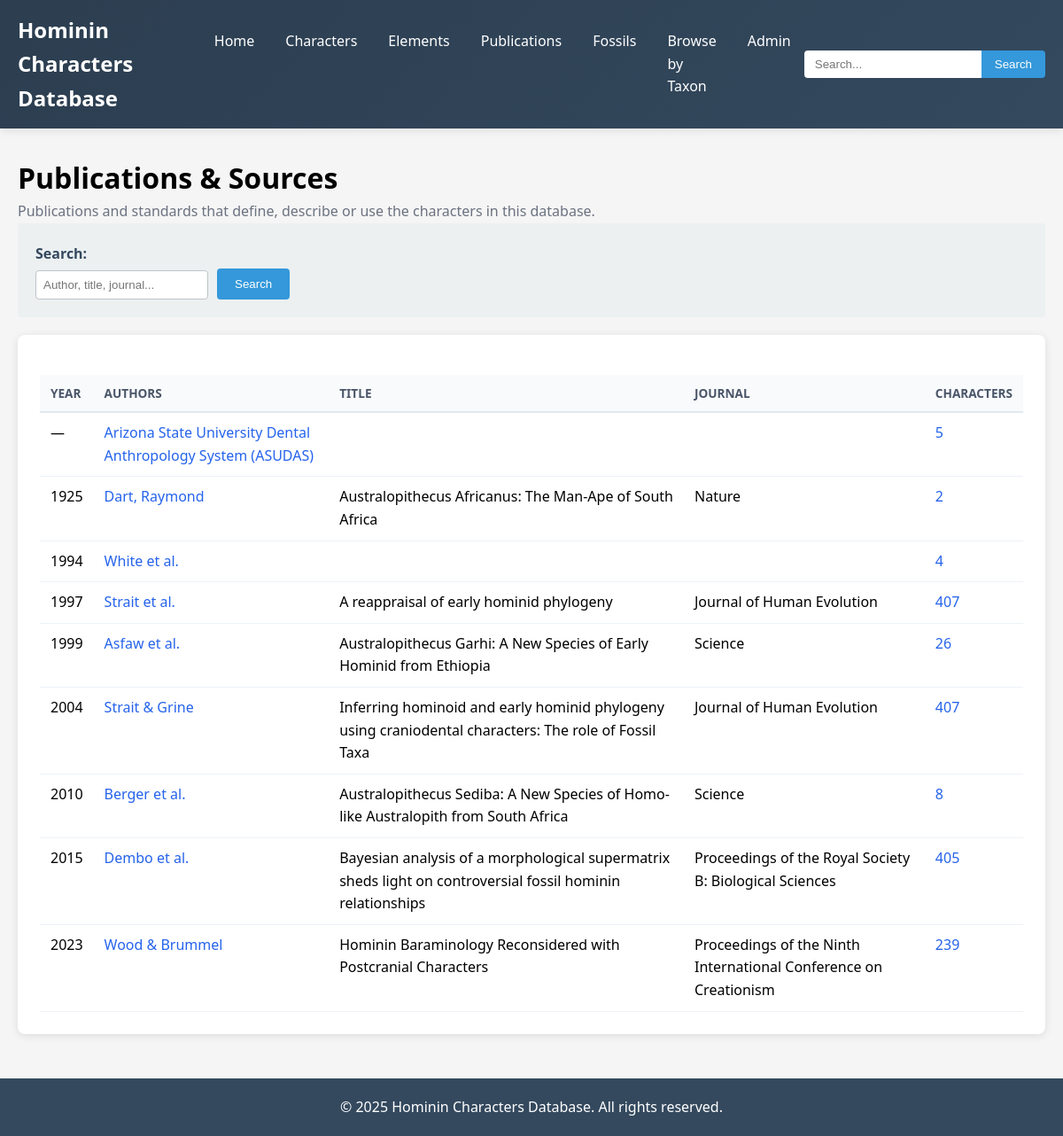
Screenshot of /publications/ with the database file from the repository.
### hcdb/models.py (models this page shows, shortened)
class Publication(models.Model):
    citation_key = models.CharField(max_length=50, unique=True,
                                    help_text="Short unique key, e.g. Strait1997, Dembo2015")
    authors = models.CharField(max_length=500, help_text="Author list, e.g. 'Strait, D.S., Grine, F.E., Moniz, M.A.'")
    year = models.IntegerField(null=True, blank=True)
    title = models.TextField(null=True, blank=True)
    journal = models.CharField(max_length=200, null=True, blank=True, help_text="Journal or book/volume title")
    volume = models.CharField(max_length=20, null=True, blank=True)
    issue = models.CharField(max_length=20, null=True, blank=True)
    pages = models.CharField(max_length=30, null=True, blank=True)
    doi = models.CharField(max_length=100, null=True, blank=True, verbose_name='DOI')
    url = models.URLField(null=True, blank=True, verbose_name='URL')
    notes = models.TextField(null=True, blank=True)
    created_at = models.DateTimeField(auto_now_add=True)
    updated_at = models.DateTimeField(auto_now=True)
    class Meta:
        ordering = ['authors', 'year']
        verbose_name = 'Publication'
        verbose_name_plural = 'Publications'

### hcdb/views.py (the view)
# urls.py: path('publications/', views.PublicationListView.as_view(), name='publication_list'),
class PublicationListView(generic.ListView):
    model = Publication
    template_name = 'hcdb/publication_list.html'
    context_object_name = 'publications'
    def get_queryset(self):
        qs = Publication.objects.annotate(
            character_count=Count('character_publications__character', distinct=True))
        search = self.request.GET.get('search')
        if search:
            qs = qs.filter(Q(citation_key__icontains=search) | Q(authors__icontains=search) |
                           Q(title__icontains=search) | Q(journal__icontains=search))
        return qs.order_by('year', 'authors')
    def get_context_data(self, **kwargs):
        context = super().get_context_data(**kwargs)
        context['search_query'] = self.request.GET.get('search', '')
        return context

### hcdb/templates/hcdb/publication_list.html (shortened to what this page needs)
{% extends 'hcdb/base.html' %}
{% block content %}
<h1>Publications &amp; Sources</h1>
<p class="muted">Publications and standards that define, describe or use the characters in this database.</p>
<div class="filters">
    <form method="get">
        <div class="filter-group">
            <label for="search">Search:</label>
            <input type="text" name="search" id="search" placeholder="Author, title, journal..." value="{{ search_query }}">
        </div>
        <div class="filter-group">
            <label>&nbsp;</label>
            <button type="submit" class="btn">Search</button>
        </div>
    </form>
</div>
<div class="card table-wrap">
    <table class="data-table">
        <thead>
            <tr><th>Year</th><th>Authors</th><th>Title</th><th>Journal</th><th>Characters</th></tr>
        </thead>
        <tbody>
            {% for pub in publications %}
            <tr>
                <td>{{ pub.year|default:"—" }}</td>
                <td><a href="{% url 'hcdb:publication_detail' pub.pk %}">{{ pub.authors }}</a></td>
                <td>{{ pub.title|default:"" }}</td>
                <td>{{ pub.journal|default:"" }}</td>
                <td><a href="{% url 'hcdb:character_list' %}?publication={{ pub.pk }}">{{ pub.character_count }}</a></td>
            </tr>
            {% empty %}
            <tr><td colspan="5" class="muted">No publications found.</td></tr>
            {% endfor %}
        </tbody>
    </table>
</div>
{% endblock %}

### hcdb/templates/hcdb/base.html (style rules this page uses)
* { margin: 0; padding: 0; box-sizing: border-box; }
body { font-family: 'Segoe UI', Tahoma, Geneva, Verdana, sans-serif; background-color: #f5f5f5; line-height: 1.6; }
.card { background: white; padding: 25px; border-radius: 8px; box-shadow: 0 2px 10px rgba(0,0,0,0.1); margin-bottom: 20px; }
.btn { display: inline-block; padding: 10px 20px; background: #3498db; color: white; text-decoration: none; border-radius: 4px; transition: background 0.3s; border: none; cursor: pointer; }
table { width: 100%; border-collapse: collapse; margin-top: 20px; }
th, td { padding: 12px; text-align: left; border-bottom: 1px solid #ddd; }
th { background: #34495e; color: white; font-weight: bold; }
.filters { background: #ecf0f1; padding: 20px; border-radius: 4px; margin-bottom: 20px; }
.filters form { display: flex; gap: 10px; flex-wrap: wrap; align-items: flex-end; }
.filter-group { display: flex; flex-direction: column; }
.filter-group label { margin-bottom: 5px; font-weight: bold; color: #34495e; }
.filter-group select, .filter-group input { padding: 8px; border: 1px solid #bdc3c7; border-radius: 4px; }

### hcdb/templates/hcdb/_links_css.html (style rules this page uses)
.data-table { width: 100%; border-collapse: collapse; background: white; }
.data-table th { text-align: left; padding: 10px 12px; background: #f8fafc; border-bottom: 2px solid #e2e8f0; font-size: 0.85em; text-transform: uppercase; color: #4a5568; }
.data-table td { padding: 10px 12px; border-bottom: 1px solid #edf2f7; vertical-align: top; }
.data-table a { color: #2563eb; text-decoration: none; }
.table-wrap { overflow-x: auto; }
.muted { color: #6b7280; }

### rows the page displays
Publication: year "—", authors "Arizona State University Dental Anthropology System (ASUDAS)", character_count "5"
Publication: year "1925", authors "Dart, Raymond", title "Australopithecus Africanus: The Man-Ape of South Africa", journal "Nature", character_count "2"
Publication: year "1994", authors "White et al.", character_count "4"
Publication: year "1997", authors "Strait et al.", title "A reappraisal of early hominid phylogeny", journal "Journal of Human Evolution", character_count "407"
Publication: year "1999", authors "Asfaw et al.", title "Australopithecus Garhi: A New Species of Early Hominid from Ethiopia", journal "Science", character_count "26"
Publication: year "2004", authors "Strait & Grine", title "Inferring hominoid and early hominid phylogeny using craniodental characters: The role of Fossil Taxa", journal "Journal of Human Evolution", character_count "407"
Publication: year "2010", authors "Berger et al.", title "Australopithecus Sediba: A New Species of Homo-like Australopith from South Africa", journal "Science", character_count "8"
Publication: year "2015", authors "Dembo et al.", title "Bayesian analysis of a morphological supermatrix sheds light on controversial fossil hominin relationships", journal "Proceedings of the Royal Society B: Biological Sciences", character_count "405"
Publication: year "2023", authors "Wood & Brummel", title "Hominin Baraminology Reconsidered with Postcranial Characters", journal "Proceedings of the Ninth International Conference on Creationism", character_count "239"
